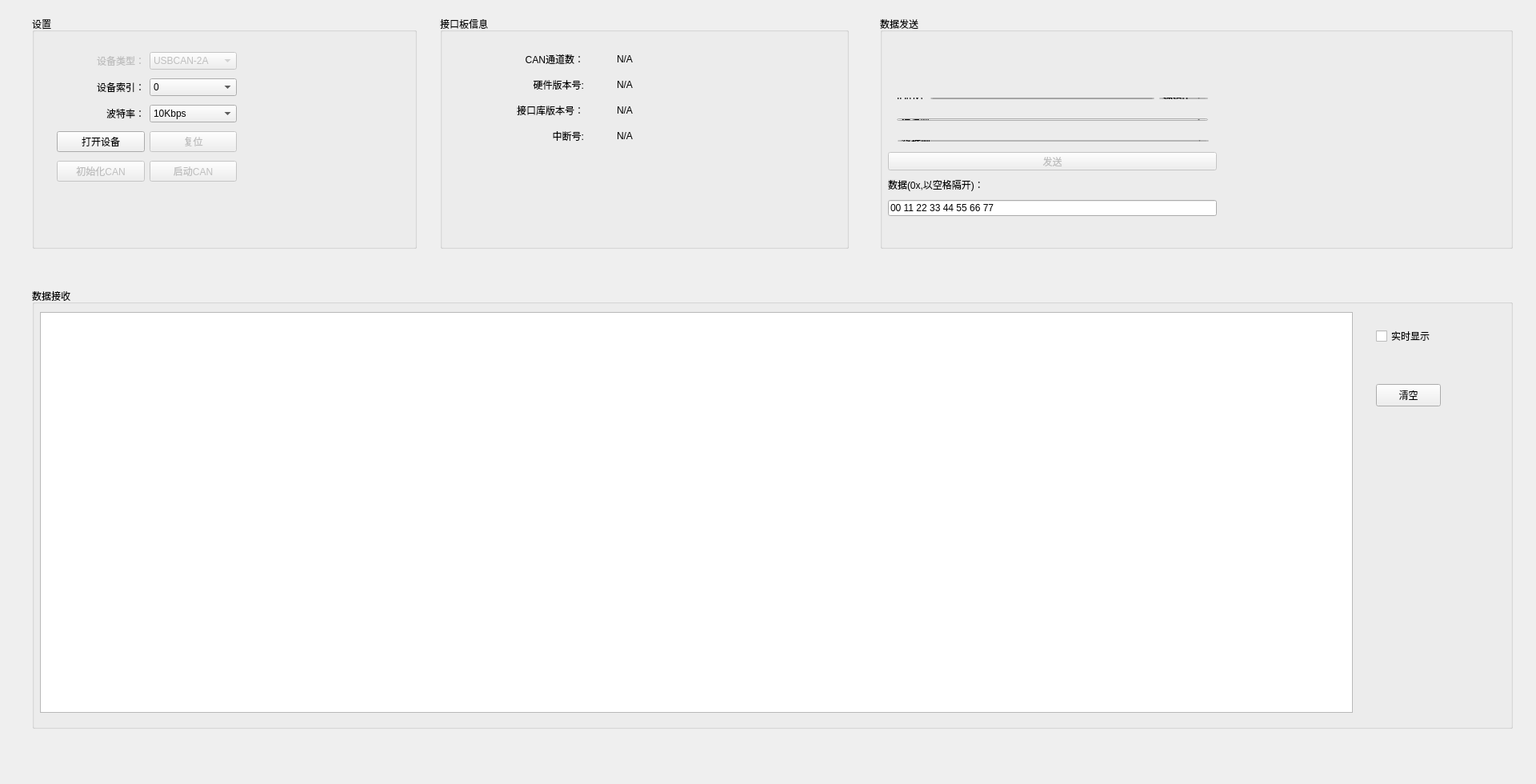
<?xml version="1.0" encoding="UTF-8"?>
<ui version="4.0">
 <class>DataRead</class>
 <widget class="QMainWindow" name="DataRead">
  <property name="geometry">
   <rect>
    <x>0</x>
    <y>0</y>
    <width>1920</width>
    <height>980</height>
   </rect>
  </property>
  <property name="minimumSize">
   <size>
    <width>1920</width>
    <height>980</height>
   </size>
  </property>
  <property name="maximumSize">
   <size>
    <width>1920</width>
    <height>980</height>
   </size>
  </property>
  <property name="windowTitle">
   <string>设置</string>
  </property>
  <widget class="QWidget" name="centralWidget">
   <widget class="QGroupBox" name="groupBox_2">
    <property name="geometry">
     <rect>
      <x>1100</x>
      <y>20</y>
      <width>791</width>
      <height>291</height>
     </rect>
    </property>
    <property name="title">
     <string>数据发送</string>
    </property>
    <widget class="QWidget" name="layoutWidget">
     <property name="geometry">
      <rect>
       <x>10</x>
       <y>91</y>
       <width>411</width>
       <height>24</height>
      </rect>
     </property>
     <layout class="QHBoxLayout" name="horizontalLayout">
      <item>
       <widget class="QLabel" name="label_11">
        <property name="text">
         <string>ID(0x):</string>
        </property>
       </widget>
      </item>
      <item>
       <widget class="QLineEdit" name="sendIDEdit">
        <property name="text">
         <string>00000000</string>
        </property>
       </widget>
      </item>
      <item>
       <widget class="QComboBox" name="comboBox_4">
        <item>
         <property name="text">
          <string>通道0</string>
         </property>
        </item>
        <item>
         <property name="text">
          <string>通道1</string>
         </property>
        </item>
       </widget>
      </item>
     </layout>
    </widget>
    <widget class="QWidget" name="layoutWidget">
     <property name="geometry">
      <rect>
       <x>10</x>
       <y>117</y>
       <width>411</width>
       <height>25</height>
      </rect>
     </property>
     <layout class="QHBoxLayout" name="horizontalLayout_2">
      <item>
       <widget class="QComboBox" name="comboBox_6">
        <property name="enabled">
         <bool>true</bool>
        </property>
        <item>
         <property name="text">
          <string>标准帧</string>
         </property>
        </item>
        <item>
         <property name="text">
          <string>扩展帧</string>
         </property>
        </item>
       </widget>
      </item>
     </layout>
    </widget>
    <widget class="QWidget" name="layoutWidget">
     <property name="geometry">
      <rect>
       <x>11</x>
       <y>144</y>
       <width>411</width>
       <height>24</height>
      </rect>
     </property>
     <layout class="QHBoxLayout" name="horizontalLayout_3">
      <item>
       <widget class="QComboBox" name="comboBox_5">
        <property name="enabled">
         <bool>true</bool>
        </property>
        <item>
         <property name="text">
          <string>数据帧</string>
         </property>
        </item>
        <item>
         <property name="text">
          <string>远程帧</string>
         </property>
        </item>
       </widget>
      </item>
     </layout>
    </widget>
    <widget class="QLineEdit" name="sendDataEdit">
     <property name="geometry">
      <rect>
       <x>10</x>
       <y>230</y>
       <width>411</width>
       <height>20</height>
      </rect>
     </property>
     <property name="text">
      <string>00 11 22 33 44 55 66 77</string>
     </property>
    </widget>
    <widget class="QLabel" name="label_14">
     <property name="geometry">
      <rect>
       <x>10</x>
       <y>200</y>
       <width>409</width>
       <height>22</height>
      </rect>
     </property>
     <property name="text">
      <string>数据(0x,以空格隔开)：</string>
     </property>
    </widget>
    <widget class="QPushButton" name="sendBtn">
     <property name="enabled">
      <bool>false</bool>
     </property>
     <property name="geometry">
      <rect>
       <x>10</x>
       <y>170</y>
       <width>411</width>
       <height>23</height>
      </rect>
     </property>
     <property name="text">
      <string>发送</string>
     </property>
    </widget>
   </widget>
   <widget class="QGroupBox" name="groupBox_3">
    <property name="geometry">
     <rect>
      <x>40</x>
      <y>360</y>
      <width>1851</width>
      <height>551</height>
     </rect>
    </property>
    <property name="title">
     <string>数据接收</string>
    </property>
    <widget class="QPushButton" name="cleanListBtn">
     <property name="geometry">
      <rect>
       <x>1680</x>
       <y>120</y>
       <width>81</width>
       <height>28</height>
      </rect>
     </property>
     <property name="text">
      <string>清空</string>
     </property>
    </widget>
    <widget class="QCheckBox" name="checkBox_4">
     <property name="enabled">
      <bool>true</bool>
     </property>
     <property name="geometry">
      <rect>
       <x>1680</x>
       <y>50</y>
       <width>101</width>
       <height>20</height>
      </rect>
     </property>
     <property name="text">
      <string>实时显示</string>
     </property>
     <property name="checked">
      <bool>false</bool>
     </property>
    </widget>
    <widget class="QTableWidget" name="tableWidget">
     <property name="geometry">
      <rect>
       <x>10</x>
       <y>30</y>
       <width>1641</width>
       <height>501</height>
      </rect>
     </property>
    </widget>
   </widget>
   <widget class="QGroupBox" name="groupBox">
    <property name="geometry">
     <rect>
      <x>40</x>
      <y>20</y>
      <width>481</width>
      <height>291</height>
     </rect>
    </property>
    <property name="title">
     <string>设置</string>
    </property>
    <widget class="QWidget" name="layoutWidget">
     <property name="geometry">
      <rect>
       <x>20</x>
       <y>29</y>
       <width>247</width>
       <height>195</height>
      </rect>
     </property>
     <layout class="QGridLayout" name="gridLayout">
      <item row="1" column="0">
       <widget class="QLabel" name="label_2">
        <property name="text">
         <string>设备索引：</string>
        </property>
        <property name="alignment">
         <set>Qt::AlignmentFlag::AlignRight|Qt::AlignmentFlag::AlignTrailing|Qt::AlignmentFlag::AlignVCenter</set>
        </property>
       </widget>
      </item>
      <item row="0" column="0">
       <widget class="QLabel" name="label">
        <property name="enabled">
         <bool>false</bool>
        </property>
        <property name="text">
         <string>设备类型：</string>
        </property>
        <property name="alignment">
         <set>Qt::AlignmentFlag::AlignRight|Qt::AlignmentFlag::AlignTrailing|Qt::AlignmentFlag::AlignVCenter</set>
        </property>
       </widget>
      </item>
      <item row="0" column="1">
       <widget class="QComboBox" name="comboBox">
        <property name="enabled">
         <bool>false</bool>
        </property>
        <item>
         <property name="text">
          <string>USBCAN-2A</string>
         </property>
        </item>
        <item>
         <property name="text">
          <string>USBCAN-2C</string>
         </property>
        </item>
        <item>
         <property name="text">
          <string>CANalyst-II</string>
         </property>
        </item>
       </widget>
      </item>
      <item row="2" column="1">
       <widget class="QComboBox" name="comboBox_3">
        <property name="insertPolicy">
         <enum>QComboBox::InsertPolicy::InsertAfterCurrent</enum>
        </property>
        <item>
         <property name="text">
          <string>10Kbps</string>
         </property>
        </item>
        <item>
         <property name="text">
          <string>20Kbps</string>
         </property>
        </item>
        <item>
         <property name="text">
          <string>40Kbps</string>
         </property>
        </item>
        <item>
         <property name="text">
          <string>50Kbps</string>
         </property>
        </item>
        <item>
         <property name="text">
          <string>80Kbps</string>
         </property>
        </item>
        <item>
         <property name="text">
          <string>100Kbps</string>
         </property>
        </item>
        <item>
         <property name="text">
          <string>125Kbps</string>
         </property>
        </item>
        <item>
         <property name="text">
          <string>200Kbps</string>
         </property>
        </item>
        <item>
         <property name="text">
          <string>250Kbps</string>
         </property>
        </item>
        <item>
         <property name="text">
          <string>400Kbps</string>
         </property>
        </item>
        <item>
         <property name="text">
          <string>500Kbps</string>
         </property>
        </item>
        <item>
         <property name="text">
          <string>666Kbps</string>
         </property>
        </item>
        <item>
         <property name="text">
          <string>800Kbps</string>
         </property>
        </item>
        <item>
         <property name="text">
          <string>1000Kbps</string>
         </property>
        </item>
        <item>
         <property name="text">
          <string>33.33Kbps</string>
         </property>
        </item>
        <item>
         <property name="text">
          <string>66.66Kbps</string>
         </property>
        </item>
        <item>
         <property name="text">
          <string>83.33Kbps</string>
         </property>
        </item>
       </widget>
      </item>
      <item row="2" column="0">
       <widget class="QLabel" name="label_3">
        <property name="text">
         <string>波特率：</string>
        </property>
        <property name="alignment">
         <set>Qt::AlignmentFlag::AlignRight|Qt::AlignmentFlag::AlignTrailing|Qt::AlignmentFlag::AlignVCenter</set>
        </property>
       </widget>
      </item>
      <item row="3" column="1">
       <widget class="QPushButton" name="pushButton_4">
        <property name="enabled">
         <bool>false</bool>
        </property>
        <property name="text">
         <string>复位</string>
        </property>
        <property name="default">
         <bool>false</bool>
        </property>
        <property name="flat">
         <bool>false</bool>
        </property>
       </widget>
      </item>
      <item row="3" column="0">
       <widget class="QPushButton" name="pushButton">
        <property name="text">
         <string>打开设备</string>
        </property>
        <property name="checkable">
         <bool>false</bool>
        </property>
        <property name="default">
         <bool>false</bool>
        </property>
       </widget>
      </item>
      <item row="1" column="1">
       <widget class="QComboBox" name="comboBox_2">
        <item>
         <property name="text">
          <string>0</string>
         </property>
        </item>
        <item>
         <property name="text">
          <string>1</string>
         </property>
        </item>
        <item>
         <property name="text">
          <string>2</string>
         </property>
        </item>
        <item>
         <property name="text">
          <string>3</string>
         </property>
        </item>
        <item>
         <property name="text">
          <string>4</string>
         </property>
        </item>
        <item>
         <property name="text">
          <string>5</string>
         </property>
        </item>
        <item>
         <property name="text">
          <string>6</string>
         </property>
        </item>
        <item>
         <property name="text">
          <string>7</string>
         </property>
        </item>
        <item>
         <property name="text">
          <string>8</string>
         </property>
        </item>
        <item>
         <property name="text">
          <string>9</string>
         </property>
        </item>
        <item>
         <property name="text">
          <string>10</string>
         </property>
        </item>
        <item>
         <property name="text">
          <string>11</string>
         </property>
        </item>
        <item>
         <property name="text">
          <string>12</string>
         </property>
        </item>
        <item>
         <property name="text">
          <string>13</string>
         </property>
        </item>
       </widget>
      </item>
      <item row="4" column="1">
       <widget class="QPushButton" name="pushButton_3">
        <property name="enabled">
         <bool>false</bool>
        </property>
        <property name="text">
         <string>启动CAN</string>
        </property>
       </widget>
      </item>
      <item row="4" column="0">
       <widget class="QPushButton" name="pushButton_2">
        <property name="enabled">
         <bool>false</bool>
        </property>
        <property name="text">
         <string>初始化CAN</string>
        </property>
       </widget>
      </item>
     </layout>
    </widget>
   </widget>
   <widget class="QGroupBox" name="groupBox_4">
    <property name="geometry">
     <rect>
      <x>550</x>
      <y>20</y>
      <width>511</width>
      <height>291</height>
     </rect>
    </property>
    <property name="title">
     <string>接口板信息</string>
    </property>
    <widget class="QWidget" name="layoutWidget">
     <property name="geometry">
      <rect>
       <x>10</x>
       <y>30</y>
       <width>181</width>
       <height>144</height>
      </rect>
     </property>
     <layout class="QVBoxLayout" name="verticalLayout_3">
      <item>
       <widget class="QLabel" name="label_5">
        <property name="text">
         <string>CAN通道数：</string>
        </property>
        <property name="alignment">
         <set>Qt::AlignmentFlag::AlignRight|Qt::AlignmentFlag::AlignTrailing|Qt::AlignmentFlag::AlignVCenter</set>
        </property>
       </widget>
      </item>
      <item>
       <widget class="QLabel" name="label_6">
        <property name="text">
         <string>硬件版本号:</string>
        </property>
        <property name="alignment">
         <set>Qt::AlignmentFlag::AlignRight|Qt::AlignmentFlag::AlignTrailing|Qt::AlignmentFlag::AlignVCenter</set>
        </property>
       </widget>
      </item>
      <item>
       <widget class="QLabel" name="label_7">
        <property name="text">
         <string>接口库版本号：</string>
        </property>
        <property name="alignment">
         <set>Qt::AlignmentFlag::AlignRight|Qt::AlignmentFlag::AlignTrailing|Qt::AlignmentFlag::AlignVCenter</set>
        </property>
       </widget>
      </item>
      <item>
       <widget class="QLabel" name="label_8">
        <property name="text">
         <string>中断号:</string>
        </property>
        <property name="alignment">
         <set>Qt::AlignmentFlag::AlignRight|Qt::AlignmentFlag::AlignTrailing|Qt::AlignmentFlag::AlignVCenter</set>
        </property>
       </widget>
      </item>
     </layout>
    </widget>
    <widget class="QWidget" name="layoutWidget">
     <property name="geometry">
      <rect>
       <x>210</x>
       <y>30</y>
       <width>171</width>
       <height>144</height>
      </rect>
     </property>
     <layout class="QVBoxLayout" name="verticalLayout_4">
      <item>
       <widget class="QLabel" name="label_9">
        <property name="text">
         <string>N/A</string>
        </property>
       </widget>
      </item>
      <item>
       <widget class="QLabel" name="label_10">
        <property name="text">
         <string>N/A</string>
        </property>
       </widget>
      </item>
      <item>
       <widget class="QLabel" name="label_12">
        <property name="text">
         <string>N/A</string>
        </property>
       </widget>
      </item>
      <item>
       <widget class="QLabel" name="label_13">
        <property name="text">
         <string>N/A</string>
        </property>
       </widget>
      </item>
     </layout>
    </widget>
   </widget>
  </widget>
 </widget>
 <layoutdefault spacing="6" margin="11"/>
 <resources/>
 <connections/>
</ui>
